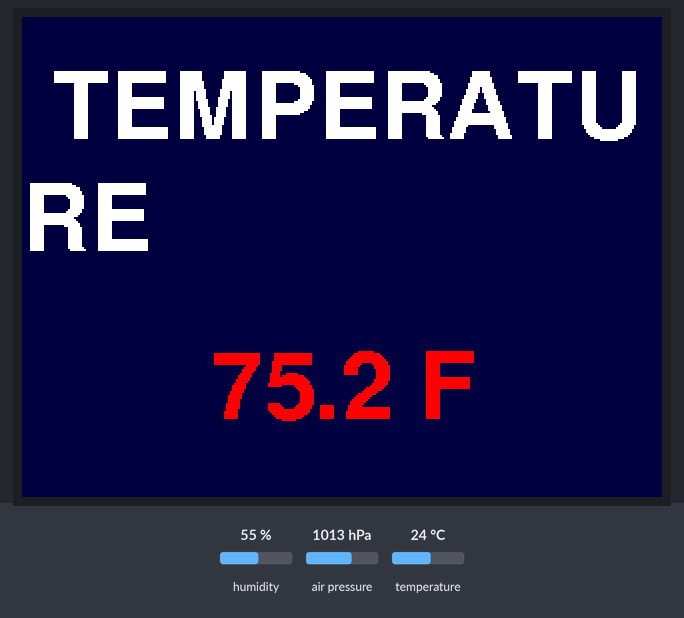
The sketch below on a simulated Arduino Uno, built with avr-gcc and run on an emulated ATmega328P. On the bench: 320×240 colour display. Inputs (shaded band) come from the test bench; at power-on: temperature 24 °C, humidity 55 %, air pressure 1013 hPa.

Above: at 1.3 s.
1.4 s: temperature set to 12 °C
10.9 s: humidity set to 22 %
At 16.8 s:
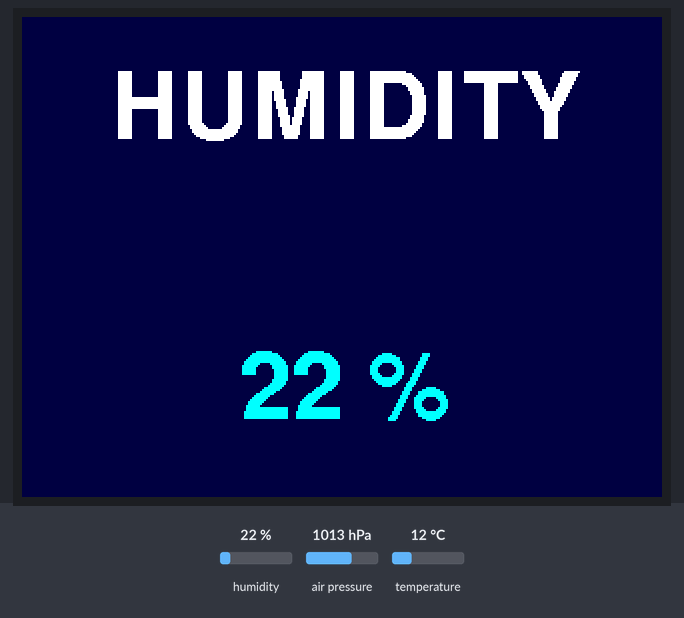
20.2 s: air pressure set to 952 hPa
At 32.4 s:
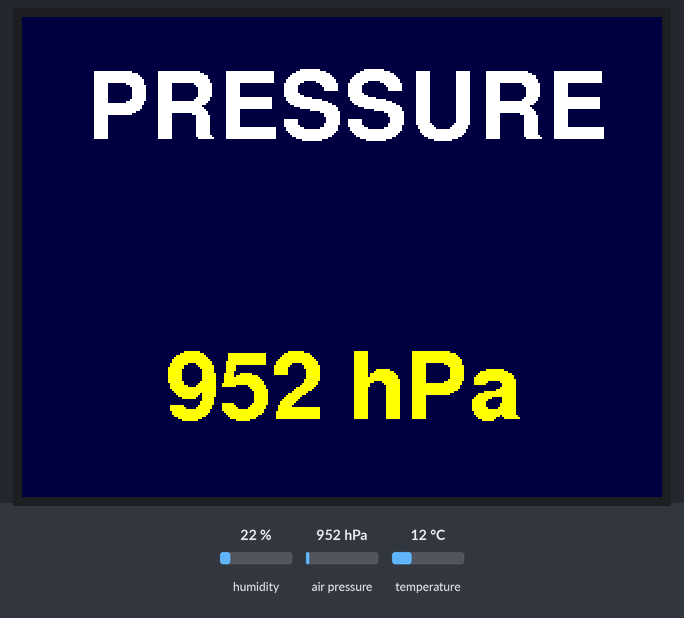
32.8 s: humidity set to 40 %
At 41.4 s:
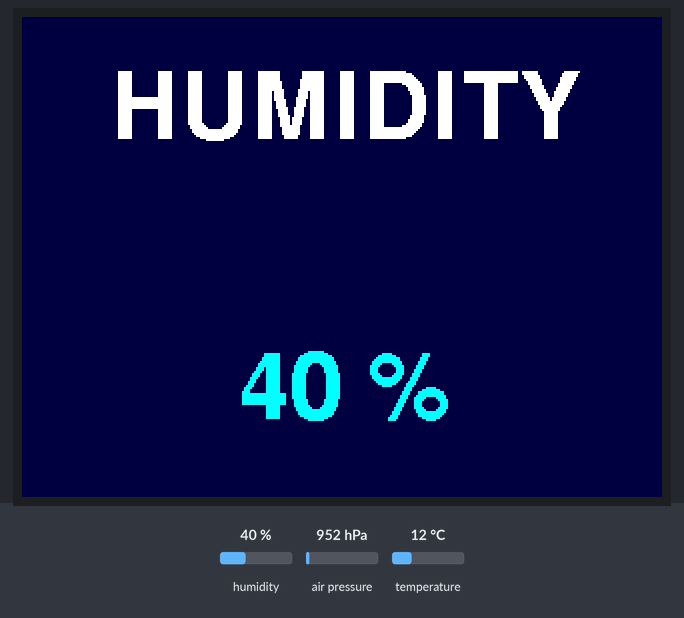
Timing chart, 0 to 42.9 s (numbered marks = the images above; inputs shaded):
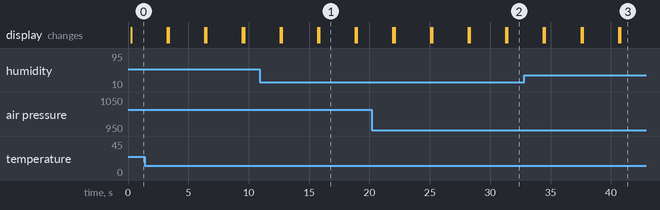

The sketch:

spiegler_finishedtemplate_code.ino
```cpp
#include <Wire.h>
#include <Adafruit_Sensor.h>
#include <Adafruit_BME280.h>
#include <MCUFRIEND_kbv.h>
#include <Adafruit_GFX.h>
#include <Fonts/FreeSansBold24pt7b.h>

MCUFRIEND_kbv tft;
Adafruit_BME280 bme;

float tempMax = -1000;
float tempMin = 1000;
unsigned long startTime;

#define BG_COLOR 0x0008

void centerText(String text, int y, uint16_t color) {
    tft.setFont(&FreeSansBold24pt7b);
    tft.setTextColor(color);

    int16_t x1, y1;
    uint16_t w, h;
    tft.getTextBounds(text, 0, y, &x1, &y1, &w, &h);
    int x = (tft.width() - w) / 2;

    tft.setCursor(x, y);
    tft.print(text);
}

void setup() {
    uint16_t ID = tft.readID();
    tft.begin(ID);
    tft.setRotation(1);

    if (!bme.begin(0x76)) {
        tft.fillScreen(0x0000);
        centerText("BME280 ERROR", 150, 0xF800);
        while (1);
    }

    startTime = millis();
}

void loop() {
    float tempC = bme.readTemperature();
    float tempF = tempC * 9.0 / 5.0 + 32.0;
    float humidity = bme.readHumidity();
    float pressure = bme.readPressure() / 100.0F;

    if (tempF > tempMax) tempMax = tempF;
    if (tempF < tempMin) tempMin = tempF;

    if (millis() - startTime >= 86400000UL) {
        tempMax = tempF;
        tempMin = tempF;
        startTime = millis();
    }

    tft.fillScreen(BG_COLOR);
    centerText("TEMPERATURE", 60, 0xFFFF);
    centerText(String(tempF, 1) + " F", 200, 0xF800);
    delay(3000);

    tft.fillScreen(BG_COLOR);
    centerText("HUMIDITY", 60, 0xFFFF);
    centerText(String(humidity, 0) + " %", 200, 0x07FF);
    delay(3000);

    tft.fillScreen(BG_COLOR);
    centerText("PRESSURE", 60, 0xFFFF);
    centerText(String(pressure, 0) + " hPa", 200, 0xFFE0);
    delay(3000);

    tft.fillScreen(BG_COLOR);
    centerText("24 HR HIGH / LOW", 50, 0xFFFF);
    centerText("HIGH: " + String(tempMax, 1) + " F", 160, 0x07E0);
    centerText("LOW: " + String(tempMin, 1) + " F", 240, 0x801F);
    delay(3000);
}
```

Measured:
- what the display in image 1 shows lasts 3.0 s, from 15.8 s to 18.8 s
